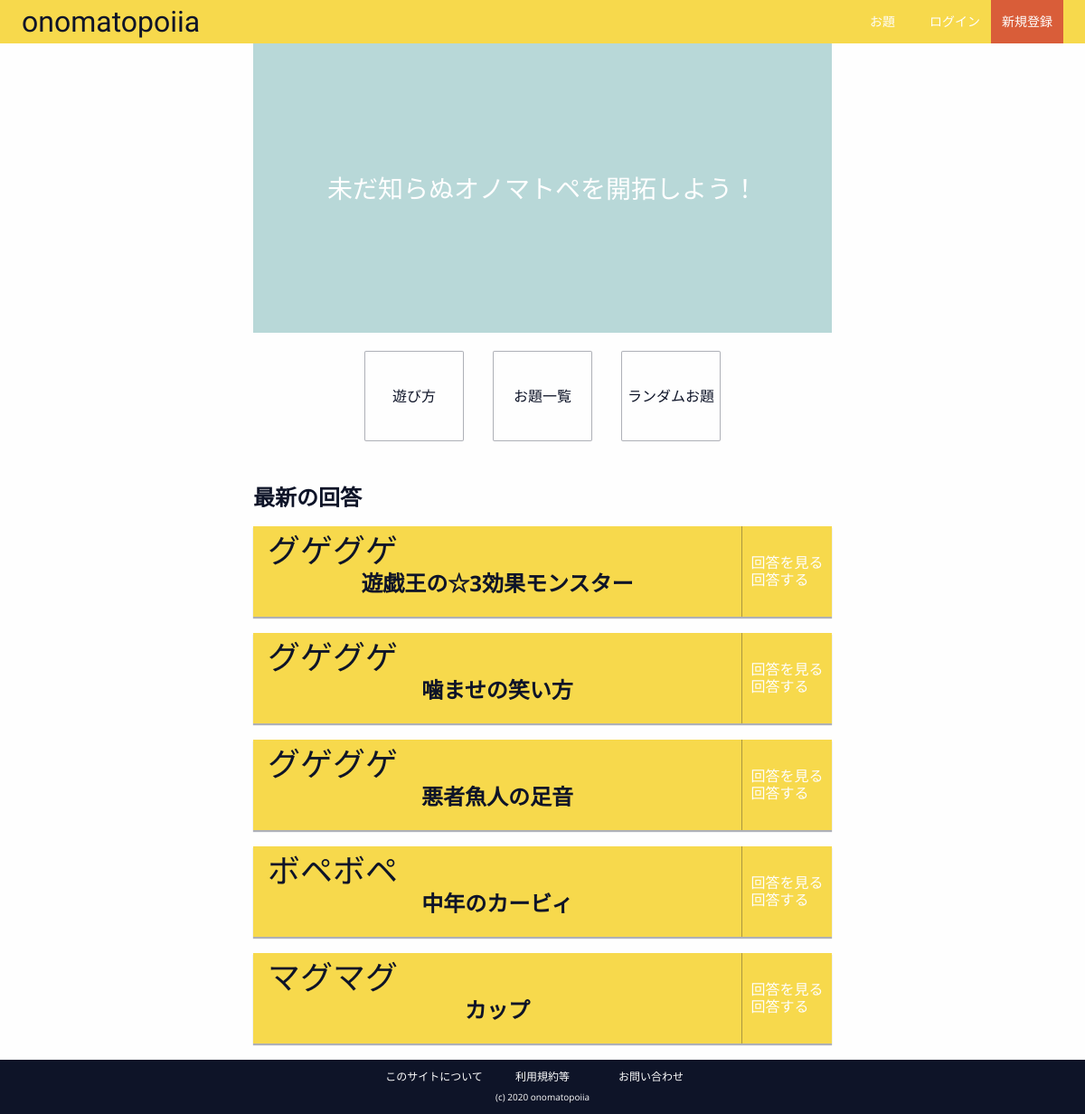
The app's page /, older data.
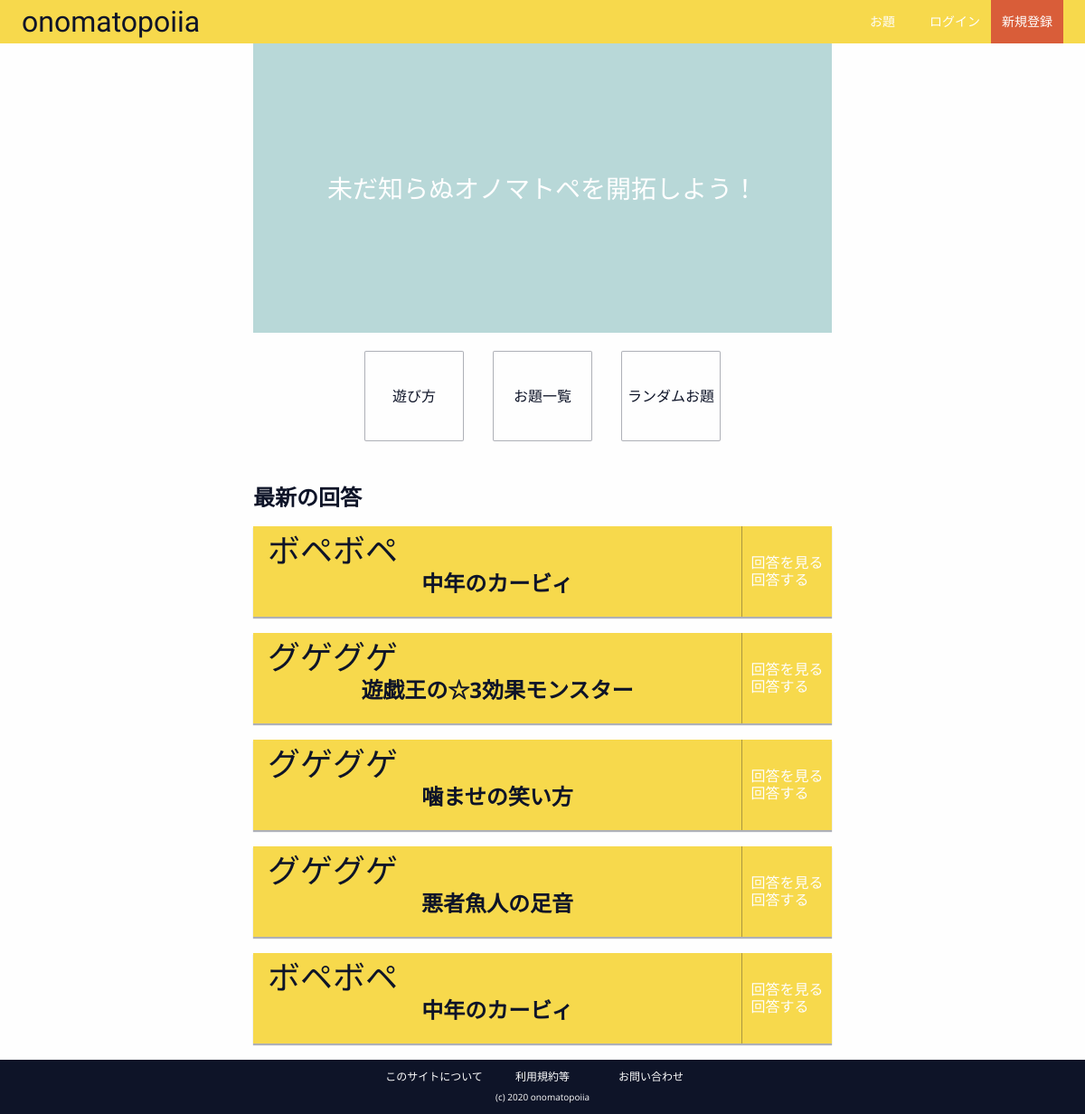
The same page, newer data.
### onomato/models.py (models this page shows, shortened)
class Answer(models.Model):
    odai = models.ForeignKey(Odai, on_delete=models.CASCADE)
    answer_text = models.CharField(max_length=50, null=False)
    pub_date = models.DateTimeField('date published')

class Odai(models.Model):
    odai_text = models.CharField(max_length=4)
    pub_date = models.DateTimeField('date published')

### onomato/views.py (the view)
# urls.py: path('', views.index, name='index'),
def index(request):
    latest_answer = Answer.objects.order_by('-pub_date')[:5]
    context = {
        'latest_answer': latest_answer,
    }
    return render(request, 'index.html', context)

### templates/index.html (shortened to what this page needs)
{% extends 'base.html' %} {% load static %} {% block link %}
<link rel="stylesheet" href="{% static '/css/index.css' %}" />
{% endblock %} {% block content %}
<div class="main__top">
  <div class="main__top__first-view">
    <p>
      未だ知らぬオノマトペを開拓しよう！
    </p>
  </div>
  <div class="main__top__navs">
    <a href="{% url 'onomato:about' %}" class="main__top__navs__item">遊び方</a>
    <a href="{% url 'onomato:odai_index' %}" class="main__top__navs__item">
      お題一覧
    </a>
    <a href="#" class="main__top__navs__item">
      ランダムお題
    </a>
  </div>
  <div class="main__top__latest-answers">
    <h2 class="main__top__latest-answers__title">最新の回答</h2>
    {% if latest_answer %} {% for answer in latest_answer %}
    <div class="main__top__latest-answers__answer">
      <div class="main__top__latest-answers__answer__odai-answer">
        <p class="main__top__latest-answers__answer__odai-answer__odai-text">
          {{ answer.odai.odai_text }}
        </p>
        <div
          class="main__top__latest-answers__answer__odai-answer__answer-text"
        >
          {{ answer.answer_text }}
        </div>
      </div>
      <a
        href="odai/{{ answer.odai.id }}"
        class="main__top__latest-answers__answer__detail-link"
      >
        <div>
          <div class="main__top__latest-answers__answer__detail-link__text">
            回答を見る
          </div>
          <div class="main__top__latest-answers__answer__detail-link__text">
            回答する
          </div>
        </div>
      </a>
    </div>
    {% endfor %} {% endif %}
  </div>
</div>
{% endblock %}

Row changes from the older to the newer data that the page shows:
no longer on this page (row unchanged): Answer: odai.odai_text "マグマグ", answer_text "カップ"
added Answer: odai.odai_text "ボペボペ", answer_text "中年のカービィ"
